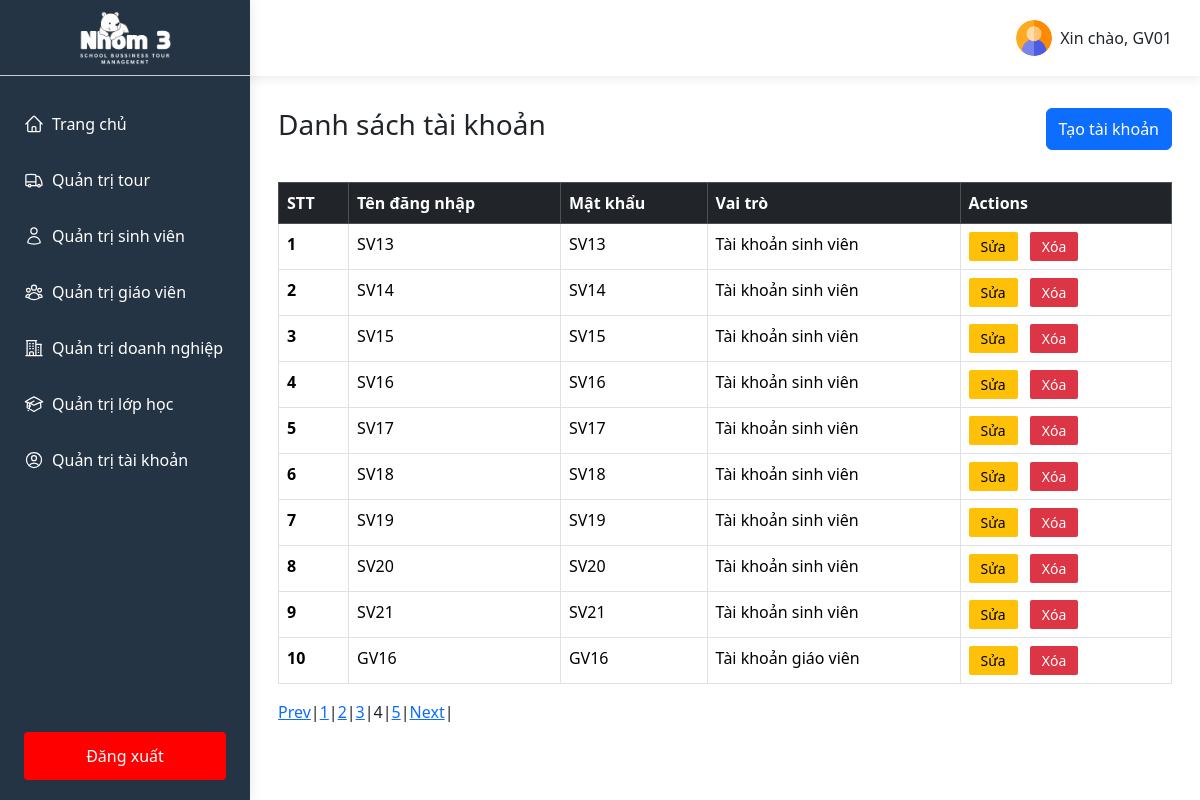
Page /index.php?controller=AccountController&page=4 (signed in) on the committed database.
### tables this page shows
CREATE TABLE `account` (
  `accountID` int(11) NOT NULL,
  `username` varchar(100) NOT NULL,
  `password` varchar(100) NOT NULL,
  `role` varchar(100) NOT NULL
);

### controllers/AccountController.php (called while the page is built, shortened)
<?php
$pagination = mysqli_query($conn, "SELECT COUNT(accountID) AS total FROM account");
$row = mysqli_fetch_assoc($pagination);
$total_records = $row['total'];
$current_page = isset($_GET['page']) ? $_GET['page'] : 1;
$limit = 10;
$total_page = ceil($total_records / $limit);
$start = ($current_page - 1) * $limit >=0 ? ($current_page - 1) * $limit : 0;
$dataAcountsSql = "SELECT * FROM account LIMIT $start, $limit";
$dataAcounts = mysqli_query($conn, $dataAcountsSql);
require_once __DIR__ . '/../views/pages/account.php';

### views/pages/account.php (the view, shortened to what this page needs)
<!DOCTYPE html>
<html lang="en">
<head>
</head>
<body>
    <?php
        include_once __DIR__ . '/../../controllers/AccountController.php';
    ?>
    <div class='flex-sb account'>
        <div class="account-left">
            <?php
                include __DIR__ . '/../components/sidebarAdmin.php';
            ?>
        </div>
        <div class="account-right flex-grow-1">
            <?php
                include __DIR__ . '/../components/header.php';
            ?>
            <div class="container pad-0-28">
                <div class="flex-sb-center pad-20-0 mt-12">
                    <h1 class="h1-title">Danh sách tài khoản</h1>
                    <button type="button" class="btn btn-primary" data-bs-toggle="modal"
                        data-bs-target="#createAccount">Tạo tài khoản</button>
                </div>
                <div class="container-body pad-12-0">
                    <div class="container-table">
                        <table class="table table-borderless table-hover table-bordered">
                            <thead class="table-dark">
                                <tr>
                                    <th scope="col">STT</th>
                                    <th scope="col">Tên đăng nhập</th>
                                    <th scope="col">Mật khẩu</th>
                                    <th scope="col">Vai trò</th>
                                    <th scope="col">Actions</th>
                                </tr>
                            </thead>
                            <tbody>
                                <?php
                                    if(mysqli_num_rows($dataAcounts) > 0)
                                    {
                                        $i = 0;
                                        while ($row = mysqli_fetch_assoc($dataAcounts)) {
                                            $i += 1;
                                            echo "<tr>";
                                            echo "<th scope='row'>". $i ."</th>";
                                            echo "<td>" . $row['username'] . "</td>";
                                            echo "<td>" . $row['password'] . "</td>";
                                            echo "<td>" . $row['role'] . "</td>";
                                            echo "<td><button class='update update-account'>Sửa</button>
                                                <button class='delete deleteAccount'>Xóa</button></td>";
                                            echo "</tr>";
                                        }
                                    }else{
                                        echo "<tr>";
                                        echo "<td colspan='5'> Lỗi truy vấn: " . mysqli_error($conn). "</td>";
                                        echo "</tr>";
                                    }
                                ?>
                            </tbody>
                        </table>
                        <div class="pagination">
                            <?php
                            if ($current_page > 1 && $total_page > 1) {
                                echo '<a href="index.php?controller=AccountController&page=' . ($current_page - 1) . '">Prev</a> | ';
                            }
                            for ($i = 1; $i <= $total_page; $i++) {
                                if ($i == $current_page) {
                                    echo '<span>' . $i . '</span> | ';
                                } else {
                                    echo '<a href="index.php?controller=AccountController&page=' . $i . '">' . $i . '</a> | ';
                                }
                            }
                            if ($current_page < $total_page && $total_page > 1) {
                                echo '<a href="index.php?controller=AccountController&page=' . ($current_page + 1) . '">Next</a> | ';
                            }
                            ?>
                        </div>
                    </div>
                </div>
            </div>
        </div>
    </div>
</body>
</html>

### public/css/base.css (style rules this page uses)
* { margin: 0; padding: 0; box-sizing: border-box; }
body { overflow-x: hidden; scroll-behavior: smooth; font-family: system-ui, -apple-system, BlinkMacSystemFont, 'Segoe UI', Roboto, Oxygen, Ubuntu, Cantarell, 'Open Sans', 'Helvetica Neue', sans-serif; }
.pad-0-28 { padding: 0 28px !important; }
.flex-sb { display: flex; justify-content: space-between; }
.flex-sb-center { display: flex; justify-content: space-between; }
.flex-grow-1 { flex-grow: 1; }
.pad-20-0 { padding: 20px 0 !important; }
.h1-title { font-size: 28px !important; }
.pad-12-0 { padding: 12px 0; }
.mt-12 { margin-top: 12px; }
.update, .delete, .showData { padding: 4px 12px; background-color: #ffc107; border-radius: 2px; border: none; font-size: 14px; }
.delete { color: #fff; background-color: #dc3545; margin-left: 8px; margin-right: 8px; }

### rows in the picture
account: username "SV13", password "SV13", role "Tài khoản sinh viên"
account: username "SV14", password "SV14", role "Tài khoản sinh viên"
account: username "SV15", password "SV15", role "Tài khoản sinh viên"
account: username "SV16", password "SV16", role "Tài khoản sinh viên"
account: username "SV17", password "SV17", role "Tài khoản sinh viên"
account: username "SV18", password "SV18", role "Tài khoản sinh viên"
account: username "SV19", password "SV19", role "Tài khoản sinh viên"
account: username "SV20", password "SV20", role "Tài khoản sinh viên"
account: username "SV21", password "SV21", role "Tài khoản sinh viên"
account: username "GV16", password "GV16", role "Tài khoản giáo viên"

### other values in the picture
$username "GV01"
